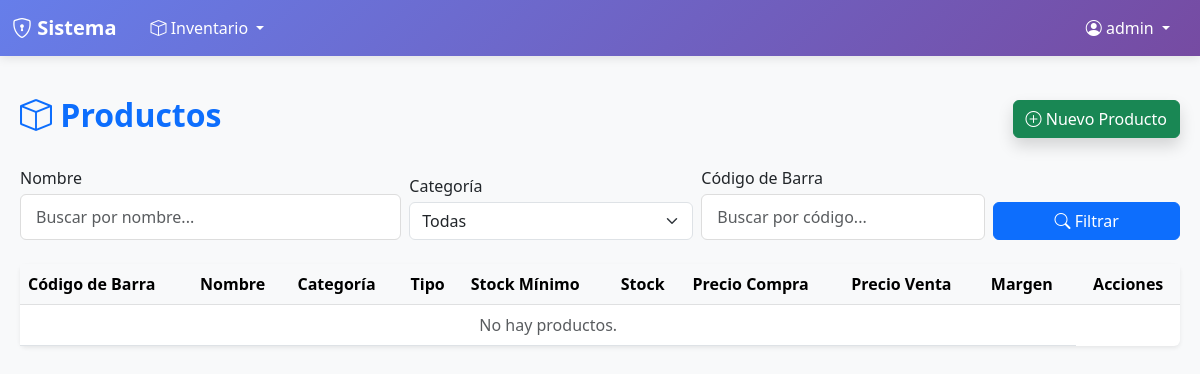
/inventario/productos/ (signed in), run on an earlier commit of the app's database.
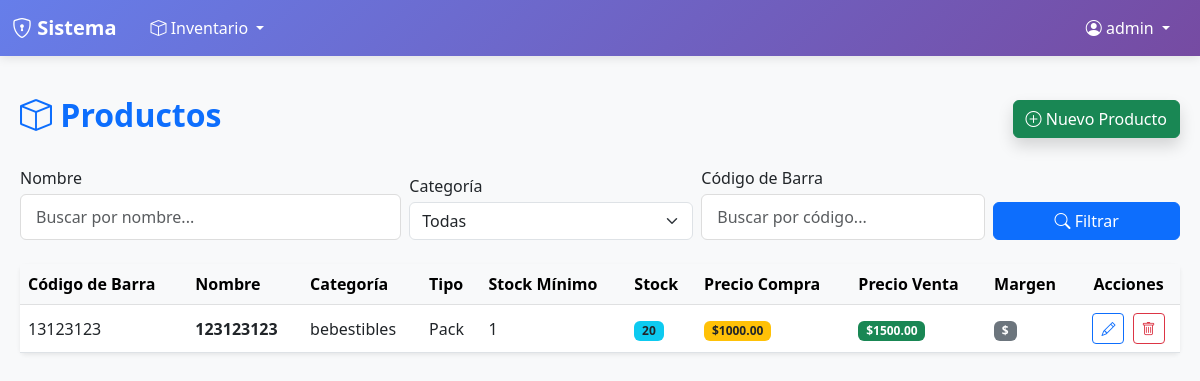
And on a later commit of the database.
### inventario/models.py (models this page shows, shortened)
class Producto(models.Model):
    @property
    def stock_minimo_display(self):
        if self.tipo_producto in ['PACK', 'UNIDAD']:
            return int(self.stock_minimo)
        return self.stock_minimo
    codigo_barra = models.CharField(max_length=50, unique=True)
    nombre = models.CharField(max_length=100)
    categoria = models.CharField(max_length=50)
    tipo_producto = models.CharField(max_length=10, choices=TipoProducto.choices)
    unidad_base = models.CharField(max_length=10, choices=UnidadBase.choices)
    stock_base = models.DecimalField(max_digits=10, decimal_places=3)
    stock_minimo = models.DecimalField(max_digits=10, decimal_places=3)
    precio_compra = models.DecimalField(max_digits=10, decimal_places=2)
    precio_venta = models.DecimalField(max_digits=10, decimal_places=2)
    margen_ganancia = models.DecimalField(max_digits=5, decimal_places=2)
    unidades_por_pack = models.IntegerField(blank=True, null=True)
    kg_por_caja = models.DecimalField(max_digits=10, decimal_places=3, blank=True, null=True)
    activo = models.BooleanField(default=True)
    created_at = models.DateTimeField(auto_now_add=True)
    updated_at = models.DateTimeField(auto_now=True)
    @property
    def stock_display(self):
        if self.tipo_producto == 'GRANEL':
            return self.stock_base
        return int(self.stock_base)

### inventario/views.py (the view)
# urls.py: path('productos/', views.producto_list, name='producto_list'),
@login_required
def producto_list(request):
	nombre = request.GET.get('nombre', '')
	categoria = request.GET.get('categoria', '')
	codigo_barra = request.GET.get('codigo_barra', '')
	productos = Producto.objects.all()
	if nombre:
		productos = productos.filter(nombre__icontains=nombre)
	if categoria:
		productos = productos.filter(categoria_id=categoria)
	if codigo_barra:
		productos = productos.filter(codigo_barra__icontains=codigo_barra)
	categorias = Categoria.objects.all()
	return render(request, 'inventario/producto_list.html', {
		'productos': productos,
		'categorias': categorias,
		'filtros': {
			'nombre': nombre,
			'categoria': categoria,
			'codigo_barra': codigo_barra,
		}
	})

### templates/inventario/producto_list.html (shortened to what this page needs)
{% extends 'base.html' %}
{% block contenido %}
<div class="d-flex justify-content-between align-items-center mb-4">
    <h2 class="fw-bold text-primary"><i class="bi bi-box"></i> Productos</h2>
    <a href="{% url 'producto_create' %}" class="btn btn-success shadow"><i class="bi bi-plus-circle"></i> Nuevo Producto</a>
</div>
<form method="get" class="mb-4">
  <div class="row g-2 align-items-end">
    <div class="col-md-4">
      <label class="form-label mb-1">Nombre</label>
      <input type="text" name="nombre" value="{{ filtros.nombre }}" class="form-control" placeholder="Buscar por nombre...">
    </div>
    <div class="col-md-3">
      <label class="form-label mb-1">Categoría</label>
      <select name="categoria" class="form-select">
        <option value="">Todas</option>
      </select>
    </div>
    <div class="col-md-3">
      <label class="form-label mb-1">Código de Barra</label>
      <input type="text" name="codigo_barra" value="{{ filtros.codigo_barra }}" class="form-control" placeholder="Buscar por código...">
    </div>
    <div class="col-md-2 d-grid">
      <button type="submit" class="btn btn-primary"><i class="bi bi-search"></i> Filtrar</button>
    </div>
  </div>
</form>
<div class="card shadow-sm border-0">
    <div class="card-body p-0">
        <div class="table-responsive">
            <table class="table table-hover align-middle mb-0">
                <thead class="table-light">
                    <tr>
                      <th>Código de Barra</th>
                      <th>Nombre</th>
                      <th>Categoría</th>
                      <th>Tipo</th>
                      <th>Stock Mínimo</th>
                      <th>Stock</th>
                      <th>Precio Compra</th>
                      <th>Precio Venta</th>
                      <th>Margen</th>
                      <th class="text-center">Acciones</th>
                    </tr>
                </thead>
                <tbody>
                    {% for producto in productos %}
                    <tr>
                      <td>{{ producto.codigo_barra }}</td>
                      <td class="fw-semibold">{{ producto.nombre }}</td>
                      <td>{{ producto.categoria }}</td>
                      <td>{{ producto.get_tipo_producto_display }}</td>
                      <td>{{ producto.stock_minimo_display }}</td>
                      <td><span class="badge bg-info text-dark">{{ producto.stock_display }}</span></td>
                      <td><span class="badge bg-warning text-dark">${{ producto.precio_compra }}</span></td>
                      <td><span class="badge bg-success">${{ producto.precio_venta }}</span></td>
                      <td><span class="badge bg-secondary">${{ producto.precio_venta|floatformat:2|add:"-"|add:producto.precio_compra|floatformat:2 }}</span></td>
                      <td class="text-center">
                        <a href="{% url 'producto_update' producto.id %}" class="btn btn-outline-primary btn-sm me-1" title="Editar"><i class="bi bi-pencil"></i></a>
                        <a href="{% url 'producto_delete' producto.id %}" class="btn btn-outline-danger btn-sm" title="Eliminar"><i class="bi bi-trash"></i></a>
                      </td>
                    </tr>
                    {% empty %}
                    <tr><td colspan="9" class="text-center text-muted">No hay productos.</td></tr>
                    {% endfor %}
                </tbody>
            </table>
        </div>
    </div>
</div>
{% endblock %}

### templates/base.html (shortened to what this page needs)
<!DOCTYPE html>
<html lang="es">
<head>
    <link rel="stylesheet" href="https://cdn.jsdelivr.net/npm/bootstrap@5.3.0/dist/css/bootstrap.min.css">
    <link rel="stylesheet" href="https://cdn.jsdelivr.net/npm/bootstrap-icons@1.11.0/font/bootstrap-icons.css">
</head>
<body{% if not user.is_authenticated %} class="login-page"{% endif %}>
    {% if user.is_authenticated %}
    <nav class="navbar navbar-expand-lg">
        <div class="container-fluid">
            <a class="navbar-brand" href="{% url 'inicio' %}">
                <i class="bi bi-shield-lock"></i> Sistema
            </a>
            <div class="collapse navbar-collapse" id="navbarNav">
                <ul class="navbar-nav me-auto">
                    <li class="nav-item dropdown">
                        <a class="nav-link dropdown-toggle" href="#" id="inventarioDropdown" role="button" data-bs-toggle="dropdown">
                            <i class="bi bi-box"></i> Inventario
                        </a>
                    </li>
                </ul>
                <ul class="navbar-nav ms-auto">
                    <li class="nav-item dropdown">
                        <a class="nav-link dropdown-toggle" href="#" id="navbarDropdown" role="button" data-bs-toggle="dropdown">
                            <i class="bi bi-person-circle"></i> {{ user.username }}
                        </a>
                    </li>
                </ul>
            </div>
        </div>
    </nav>
    {% endif %}
    <div class="{% if user.is_authenticated %}contenedor-pagina{% else %}contenedor-principal{% endif %}">
        {% block contenido %}{% endblock %}
    </div>
</body>
</html>

### templates/base.html (style rules this page uses)
* { margin: 0; padding: 0; box-sizing: border-box; }
html, body { height: 100%; }
body { background: #f8f9fa; }
.navbar { background: linear-gradient(135deg, #667eea 0%, #764ba2 100%); box-shadow: 0 2px 10px rgba(0, 0, 0, 0.1); }
.navbar-brand { font-weight: bold; font-size: 20px; color: white !important; }
.nav-link { color: white !important; margin: 0 10px; transition: 0.3s; }
.contenedor-pagina { margin-top: 20px; padding: 20px; }
.card { border: 1px solid #e0e0e0; }
.form-control { border: 1px solid #ddd; padding: 10px 15px; }

What changed in the data, as far as the page shows it:
added Producto: codigo_barra "13123123", nombre "123123123", categoria "bebestibles", tipo_producto "Pack", stock_minimo_display "1", stock_display "20", precio_compra "1000.00", precio_venta "1500.00"
Also different on the page:
text no longer shown: "No hay productos."
